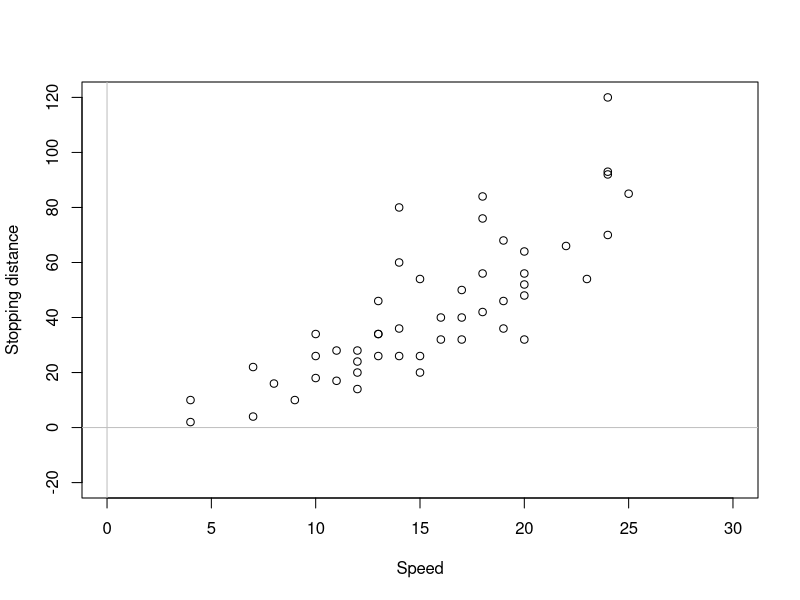

This chart was generated by the following R code: (Note: this script raises an error after producing the figure.)
## ---- chunk 1
plot(cars, xlab="Speed", ylab="Stopping distance", xlim=c(0,30), ylim=c(-20,120))
abline(h=0, col="grey")
abline(v=0, col="grey")
abline(slmSpeedDistance, col="red")
## ---- chunk 2
slmSpeedDistanceModel01 <- alm(log(dist)~log(speed), cars, loss="MSE")
plot(log(cars), xlab="log(Speed)", ylab="log(Stopping distance)")
abline(slmSpeedDistanceModel01,col="red")
## ---- chunk 3
summary(slmSpeedDistanceModel01)
## ---- chunk 4
plot(cars, xlab="Speed", ylab="Stopping distance")
lines(cars$speed,exp(fitted(slmSpeedDistanceModel01)),col="red")
## ---- chunk 5
slmSpeedDistanceModel02 <- alm(dist~I(speed^2), cars, loss="MSE")
plot(cars$speed^2, cars$dist, xlab="Speed^2", ylab="Stopping distance")
lines(c(-10:30)^2,coef(slmSpeedDistanceModel02)[1]+coef(slmSpeedDistanceModel02)[2]*c(-10:30)^2,col="red")
## ---- chunk 6
slmSpeedDistanceModel03 <- alm(dist~I(speed^2)-1, cars, loss="MSE")
## ---- chunk 7
plot(cars$speed, cars$dist, xlab="Speed", ylab="Stopping distance",
     xlim=c(0,25))
lines(c(-10:30), coef(slmSpeedDistanceModel02)[1] +
        coef(slmSpeedDistanceModel02)[2]*c(-10:30)^2, col="red")
lines(c(-10:30), coef(slmSpeedDistanceModel03)[1]*c(-10:30)^2, col="blue")
legend("topleft",legend=c("Model 2","Model 3"), lwd=1, col=c("red","blue"))
## ---- chunk 8
slmSpeedDistanceModel04 <- alm(sqrt(dist)~speed, cars, loss="MSE")
plot(cars$speed, sqrt(cars$dist), xlab="Speed", ylab="sqrt(Stopping distance)")
abline(slmSpeedDistanceModel04, col="red")
## ---- chunk 9
slmSpeedDistanceModel05 <- alm(sqrt(dist)~speed-1, cars, loss="MSE")
## ---- chunk 10
plot(cars$speed, cars$dist, xlab="Speed", ylab="Stopping distance",
     xlim=c(0,25))
lines(c(-10:30), predict(slmSpeedDistanceModel04,
                         newdata=data.frame(speed=c(-10:30)))$mean^2, col="red")
lines(c(-10:30), predict(slmSpeedDistanceModel05,
                         newdata=data.frame(speed=c(-10:30)))$mean^2, col="blue")
legend("topleft",legend=c("Model 4","Model 5"), lwd=1, col=c("red","blue"))
## ---- chunk 11
summary(slmSpeedDistanceModel05)
## ---- chunk 12
par(mfcol=c(2,2))
plot(c(1:100), 1.5*c(1:100)^0.5 * rlnorm(100,0,0.1),
     xlab="x", ylab="y", main=TeX("$\\beta_1=0.5$"))
lines(1.5*c(1:100)^0.5, col="red")
plot(c(1:100), 1.5*c(1:100)^{-0.5} * rlnorm(100,0,0.1),
     xlab="x", ylab="y", main=TeX("$\\beta_1=-0.5$"))
lines(1.5*c(1:100)^{-0.5}, col="red")
plot(c(1:100), 1.5*c(1:100)^2 * rlnorm(100,0,0.1),
     xlab="x", ylab="y", main=TeX("$\\beta_1=2$"))
lines(1.5*c(1:100)^2, col="red")
plot(c(1:100), 1.5*c(1:100)^{-2} * rlnorm(100,0,0.1),
     xlab="x", ylab="y", main=TeX("$\\beta_1=-2$"))
lines(1.5*c(1:100)^{-2}, col="red")
## ---- chunk 13
par(mfcol=c(1,2))
plot(c(1:100), 1.5*exp(0.05*c(1:100)) * rlnorm(100,0,0.1),
     xlab="x", ylab="y", main=TeX("$\\beta_1=0.05$"))
lines(1.5*exp(0.05*c(1:100)), col="red")
plot(c(1:100), 1.5*exp(-0.05*c(1:100)) * rlnorm(100,0,0.1),
     xlab="x", ylab="y", main=TeX("$\\beta_1=-0.05$"))
lines(1.5*exp(-0.05*c(1:100)), col="red")
## ---- chunk 14
par(mfcol=c(1,2))
plot(c(1:100), 5+1.5*log(c(1:100)) +rnorm(100,0,0.5),
     xlab="x", ylab="y", main=TeX("$\\beta_1=1.5$"))
lines(5 +1.5*log(c(1:100)), col="red")
plot(c(1:100), 5-1.5*log(c(1:100)) +rnorm(100,0,0.5),
     xlab="x", ylab="y", main=TeX("$\\beta_1=-1.5$"))
lines(5 -1.5*log(c(1:100)), col="red")
## ---- chunk 15
par(mfcol=c(1,2))
plot(c(1:100), 5+1.5*sqrt(c(1:100)) +rnorm(100,0,0.5),
     xlab="x", ylab="y", main=TeX("$\\beta_1=1.5$"))
lines(5 +1.5*sqrt(c(1:100)), col="red")
plot(c(1:100), 5-1.5*sqrt(c(1:100)) +rnorm(100,0,0.5),
     xlab="x", ylab="y", main=TeX("$\\beta_1=-1.5$"))
lines(5 -1.5*sqrt(c(1:100)), col="red")
## ---- chunk 16
par(mfcol=c(1,2))
plot(c(1:100), 400-20*c(1:100)+0.2*c(1:100)^2 +rnorm(100,0,10),
     xlab="x", ylab="y", main=TeX("$\\beta_1=-20$, $\\beta_2=0.2$"))
lines(400-20*c(1:100)+0.2*c(1:100)^2, col="red")
plot(c(1:100), 400+20*c(1:100)-0.2*c(1:100)^2 +rnorm(100,0,10),
     xlab="x", ylab="y", main=TeX("$\\beta_1=20$, $\\beta_2=-0.2$"))
lines(400+20*c(1:100)+-.2*c(1:100)^2, col="red")
## ---- chunk 17
plot(1/(1+exp(8-0.03*c(1:500) +rnorm(100,0,1))),
     xlab="x", ylab="y", main="")
lines(1/(1+exp(8-0.03*c(1:500))), col="red")
